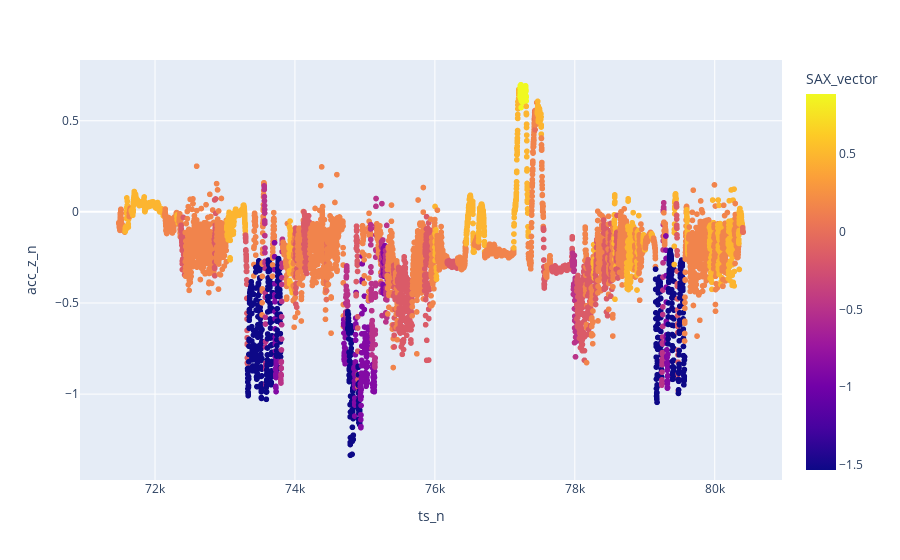

The notebook cell saved with this chart:
### Code cell
px.scatter(d_sax, x='ts_n', y='acc_z_n',color = 'SAX_vector')

### Figure 1 — Plotly figure (JSON) as saved in the notebook; plotly's stock layout.template omitted (floating-point values rounded to 4 significant figures; data arrays with more than 128 entries replaced by an {"elided": "..."} marker saying what was removed)
{"data": [{"hovertemplate": "ts_n=%{x}<br>acc_z_n=%{y}<br>SAX_vector=%{marker.color}<extra></extra>", "legendgroup": "", "marker": {"color": {"elided": "8925 float values"}, "coloraxis": "coloraxis", "symbol": "circle"}, "mode": "markers", "name": "", "showlegend": false, "type": "scattergl", "x": {"elided": "8925 int values"}, "xaxis": "x", "y": {"elided": "8925 float values"}, "yaxis": "y"}], "layout": {"coloraxis": {"colorbar": {"title": {"text": "SAX_vector"}}, "colorscale": [[0, "#0d0887"], [0.1111, "#46039f"], [0.2222, "#7201a8"], [0.3333, "#9c179e"], [0.4444, "#bd3786"], [0.5556, "#d8576b"], [0.6667, "#ed7953"], [0.7778, "#fb9f3a"], [0.8889, "#fdca26"], [1, "#f0f921"]]}, "legend": {"tracegroupgap": 0}, "margin": {"t": 60}, "xaxis": {"anchor": "y", "domain": [0, 1], "title": {"text": "ts_n"}}, "yaxis": {"anchor": "x", "domain": [0, 1], "title": {"text": "acc_z_n"}}}}
